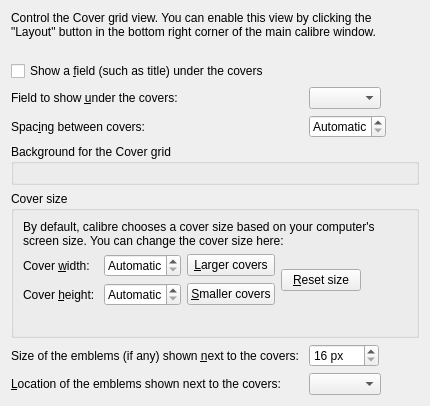
      <widget class="QWidget" name="tab_5">
       <attribute name="title">
        <string>&amp;Layout</string>
       </attribute>
       <layout class="QFormLayout" name="formLayout_2">
        <property name="fieldGrowthPolicy">
         <enum>QFormLayout::ExpandingFieldsGrow</enum>
        </property>
        <item row="0" column="0" colspan="2">
         <widget class="QLabel" name="label_19">
          <property name="text">
           <string>Control the Cover grid view. You can enable this view by clicking the &quot;Layout&quot; button in the bottom right corner of the main calibre window.</string>
          </property>
          <property name="wordWrap">
           <bool>true</bool>
          </property>
         </widget>
        </item>
        <item row="3" column="1">
         <spacer name="verticalSpacer_6">
          <property name="orientation">
           <enum>Qt::Vertical</enum>
          </property>
          <property name="sizeType">
           <enum>QSizePolicy::Fixed</enum>
          </property>
          <property name="sizeHint" stdset="0">
           <size>
            <width>20</width>
            <height>10</height>
           </size>
          </property>
         </spacer>
        </item>
        <item row="5" column="0">
         <widget class="QLabel" name="label_14">
          <property name="text">
           <string>Field to show &amp;under the covers:</string>
          </property>
          <property name="buddy">
           <cstring>opt_field_under_covers_in_grid</cstring>
          </property>
         </widget>
        </item>
        <item row="5" column="1">
         <widget class="QComboBox" name="opt_field_under_covers_in_grid"/>
        </item>
        <item row="6" column="0">
         <widget class="QLabel" name="label_16">
          <property name="text">
           <string>Spac&amp;ing between covers:</string>
          </property>
          <property name="buddy">
           <cstring>opt_cover_grid_spacing</cstring>
          </property>
         </widget>
        </item>
        <item row="6" column="1">
         <widget class="QDoubleSpinBox" name="opt_cover_grid_spacing">
          <property name="toolTip">
           <string>The spacing between covers. A value of zero means calculate automatically based on cover size.</string>
          </property>
          <property name="specialValueText">
           <string>Automatic</string>
          </property>
          <property name="suffix">
           <string> cm</string>
          </property>
          <property name="decimals">
           <number>2</number>
          </property>
          <property name="singleStep">
           <double>0.100000000000000</double>
          </property>
         </widget>
        </item>
        <item row="7" column="0" colspan="2">
         <widget class="QGroupBox" name="cg_background_box">
          <property name="title">
           <string>Background for the Cover grid</string>
          </property>
          <layout class="QGridLayout" name="gridLayout_5"/>
         </widget>
        </item>
        <item row="10" column="0" colspan="2">
         <widget class="QGroupBox" name="groupBox_4">
          <property name="title">
           <string>Cover size</string>
          </property>
          <layout class="QGridLayout" name="gridLayout_4">
           <item row="0" column="0" colspan="5">
            <widget class="QLabel" name="cover_size_label">
             <property name="sizePolicy">
              <sizepolicy hsizetype="Preferred" vsizetype="MinimumExpanding">
               <horstretch>0</horstretch>
               <verstretch>10</verstretch>
              </sizepolicy>
             </property>
             <property name="text">
              <string>By default, calibre chooses a cover size based on your computer's screen size. You can change the cover size here:</string>
             </property>
             <property name="wordWrap">
              <bool>true</bool>
             </property>
            </widget>
           </item>
           <item row="3" column="0" colspan="5">
            <widget class="QLabel" name="cover_grid_aspect_ratio">
             <property name="text">
              <string/>
             </property>
            </widget>
           </item>
           <item row="1" column="0">
            <widget class="QLabel" name="label_11">
             <property name="text">
              <string>Cover &amp;width: </string>
             </property>
             <property name="buddy">
              <cstring>opt_cover_grid_width</cstring>
             </property>
            </widget>
           </item>
           <item row="1" column="1">
            <widget class="QDoubleSpinBox" name="opt_cover_grid_width">
             <property name="toolTip">
              <string>The width of displayed covers.
A value of zero means calculate automatically.</string>
             </property>
             <property name="specialValueText">
              <string>Automatic</string>
             </property>
             <property name="suffix">
              <string> cm</string>
             </property>
             <property name="decimals">
              <number>1</number>
             </property>
            </widget>
           </item>
           <item row="1" column="2">
            <widget class="QPushButton" name="cover_grid_larger_cover">
             <property name="toolTip">
              <string>Make the covers larger, maintaining current aspect ratio.</string>
             </property>
             <property name="text">
              <string>&amp;Larger covers</string>
             </property>
             <property name="icon">
              <iconset resource="../../../../resources/images.qrc">
               <normaloff>:/images/plus.png</normaloff>:/images/plus.png</iconset>
             </property>
            </widget>
           </item>
           <item row="2" column="0">
            <widget class="QLabel" name="label_12">
             <property name="text">
              <string>Cover &amp;height: </string>
             </property>
             <property name="buddy">
              <cstring>opt_cover_grid_height</cstring>
             </property>
            </widget>
           </item>
           <item row="2" column="1">
            <widget class="QDoubleSpinBox" name="opt_cover_grid_height">
             <property name="toolTip">
              <string>The height of displayed covers.
A value of zero means calculate automatically.</string>
             </property>
             <property name="specialValueText">
              <string>Automatic</string>
             </property>
             <property name="suffix">
              <string> cm</string>
             </property>
             <property name="decimals">
              <number>1</number>
             </property>
            </widget>
           </item>
           <item row="2" column="2">
            <widget class="QPushButton" name="cover_grid_smaller_cover">
             <property name="toolTip">
              <string>Make the covers smaller, maintaining current aspect ratio.</string>
             </property>
             <property name="text">
              <string>&amp;Smaller covers</string>
             </property>
             <property name="icon">
              <iconset resource="../../../../resources/images.qrc">
               <normaloff>:/images/minus.png</normaloff>:/images/minus.png</iconset>
             </property>
            </widget>
           </item>
           <item row="1" column="3" rowspan="2">
            <widget class="QPushButton" name="cover_grid_reset_size">
             <property name="toolTip">
              <string>Reset size to automatic</string>
             </property>
             <property name="text">
              <string>&amp;Reset size</string>
             </property>
            </widget>
           </item>
           <item row="1" column="4">
            <spacer name="horizontalSpacer_4">
             <property name="orientation">
              <enum>Qt::Horizontal</enum>
             </property>
             <property name="sizeHint" stdset="0">
              <size>
               <width>40</width>
               <height>20</height>
              </size>
             </property>
            </spacer>
           </item>
          </layout>
         </widget>
        </item>
        <item row="11" column="1">
         <widget class="QSpinBox" name="opt_emblem_size">
          <property name="suffix">
           <string> px</string>
          </property>
          <property name="minimum">
           <number>16</number>
          </property>
          <property name="maximum">
           <number>1000</number>
          </property>
         </widget>
        </item>
        <item row="11" column="0">
         <widget class="QLabel" name="label_21">
          <property name="text">
           <string>Size of the emblems (if any) shown &amp;next to the covers: </string>
          </property>
          <property name="buddy">
           <cstring>opt_emblem_size</cstring>
          </property>
         </widget>
        </item>
        <item row="4" column="0" colspan="2">
         <widget class="QCheckBox" name="opt_cover_grid_show_title">
          <property name="text">
           <string>Show a &amp;field (such as title) under the covers</string>
          </property>
         </widget>
        </item>
        <item row="12" column="0">
         <widget class="QLabel" name="label_22">
          <property name="text">
           <string>&amp;Location of the emblems shown next to the covers:</string>
          </property>
          <property name="buddy">
           <cstring>opt_emblem_position</cstring>
          </property>
         </widget>
        </item>
        <item row="12" column="1">
         <widget class="QComboBox" name="opt_emblem_position"/>
        </item>
       </layout>
      </widget>
